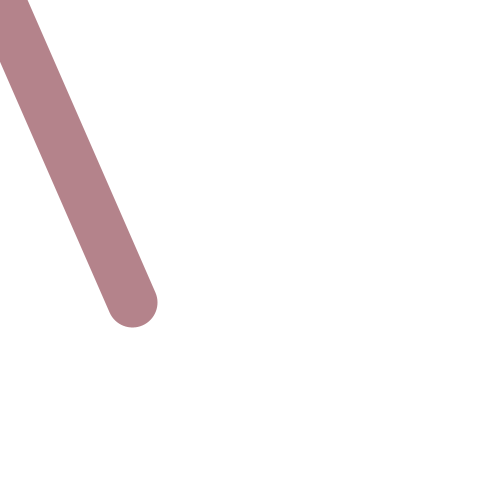
Frame 1 (no input)
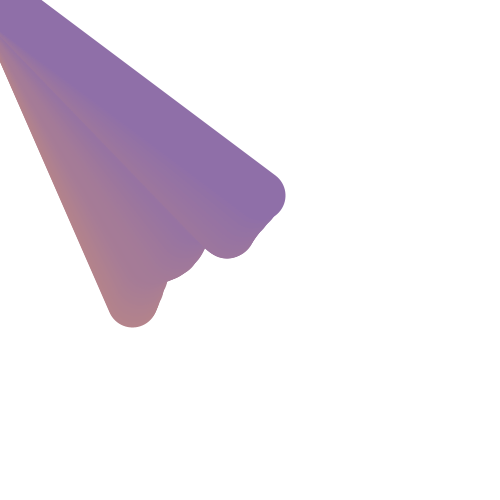
Frame 60 (the mouse pressed at the canvas centre just before this capture)
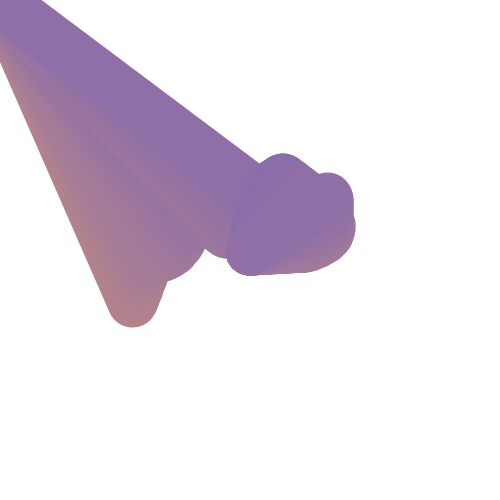
Frame 120 (the mouse held since frame 60 and released just before this capture)

The Processing sketch that drew these frames (run headless with seeded random() and noise(); from frame 60 on, the mouse is pressed at the canvas centre):

// Processing sketch: e16_lerp_noise_mouse
// ── e16_lerp_noise_mouse.pde
color kolor1 = #4D4BDB;
color kolor2 = #F7A857;

void setup()
{
  size(500, 500);
  strokeWeight(50);
  stroke(0, 30);
  background(255);
}

void draw()
{
  stroke(lerpColor(kolor1, kolor2, noise(frameCount*0.01)));
  line(width*noise(1000+frameCount*0.01), height*noise(frameCount*0.01), mouseX, mouseY);
}
